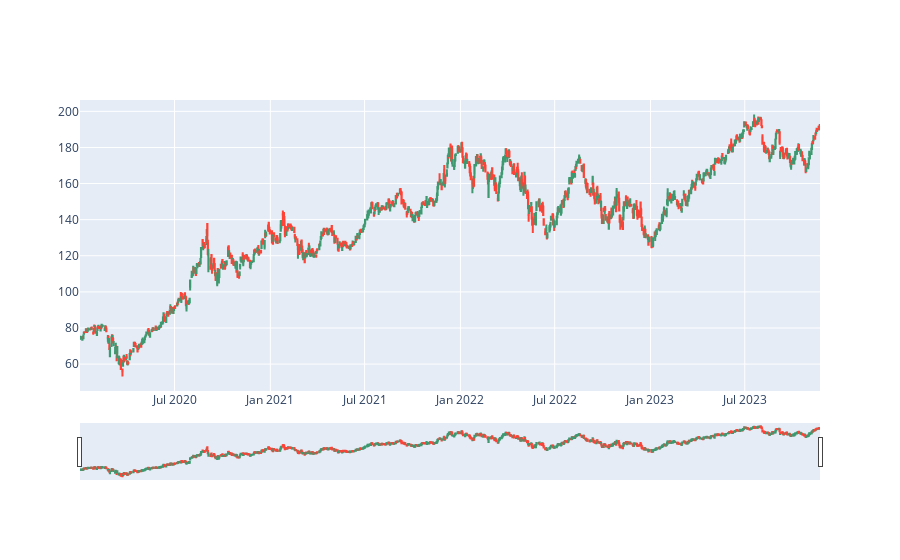

The notebook cell saved with this chart:
### Code cell
# https://coderzcolumn.com/tutorials/data-science/candlestick-chart-in-python-mplfinance-plotly-bokeh#2
# pip install plotly
# pip install --upgrade nbformat
import plotly.graph_objects as go
from datetime import datetime

df = aapl_df_2020_2023

fig = go.Figure(data=[go.Candlestick(x=df.index,
                open=df['Open'],
                high=df['High'],
                low=df['Low'],
                close=df['Close'])])

fig.show()

### Figure 1 — Plotly figure (JSON) as saved in the notebook; plotly's stock layout.template omitted (floating-point values rounded to 4 significant figures; data arrays with more than 128 entries replaced by an {"elided": "..."} marker saying what was removed)
{"data": [{"close": {"elided": "981 float values"}, "high": {"elided": "981 float values"}, "low": {"elided": "981 float values"}, "open": {"elided": "981 float values"}, "type": "candlestick", "x": {"elided": "981 str values"}}], "layout": {}}
